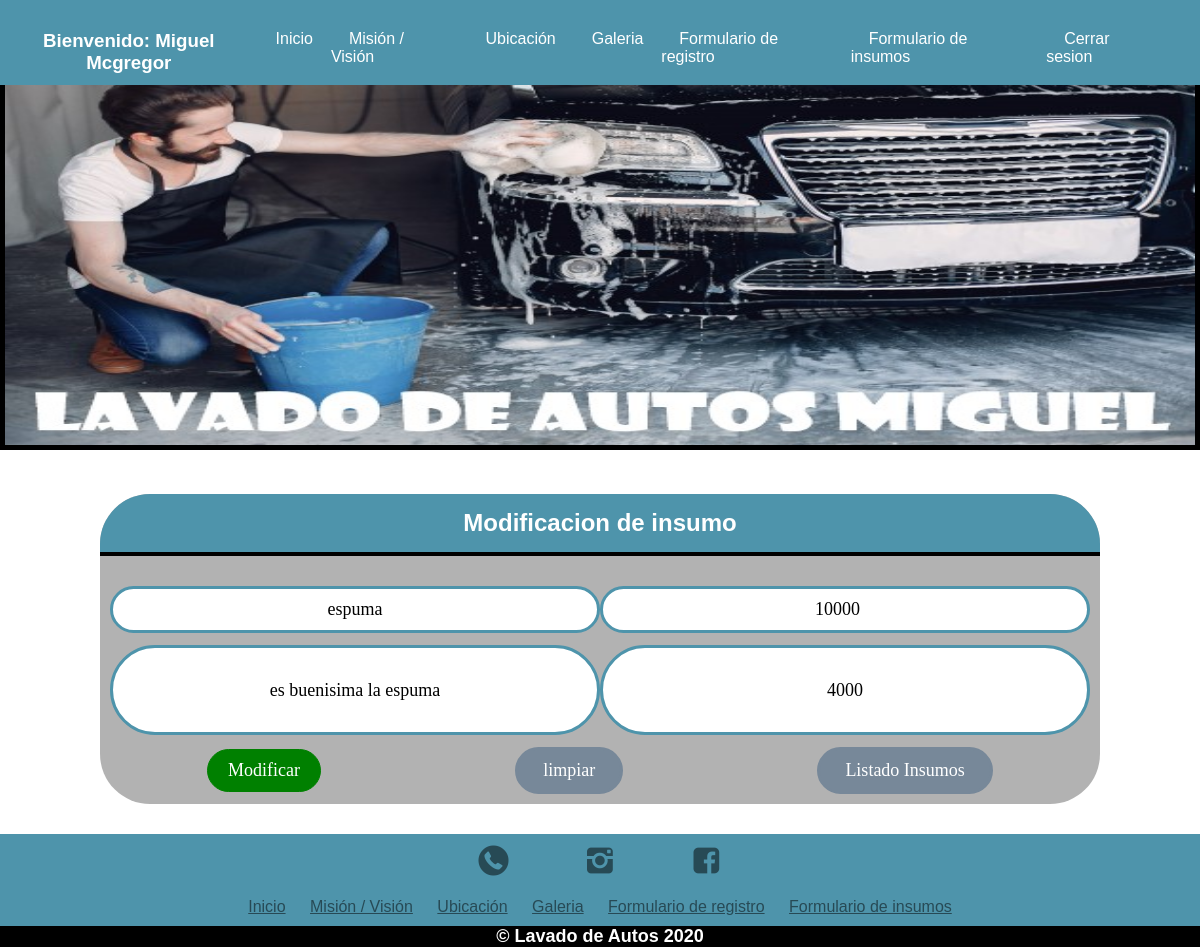
Before: /buscar/espuma/ (signed in) with the older database file.
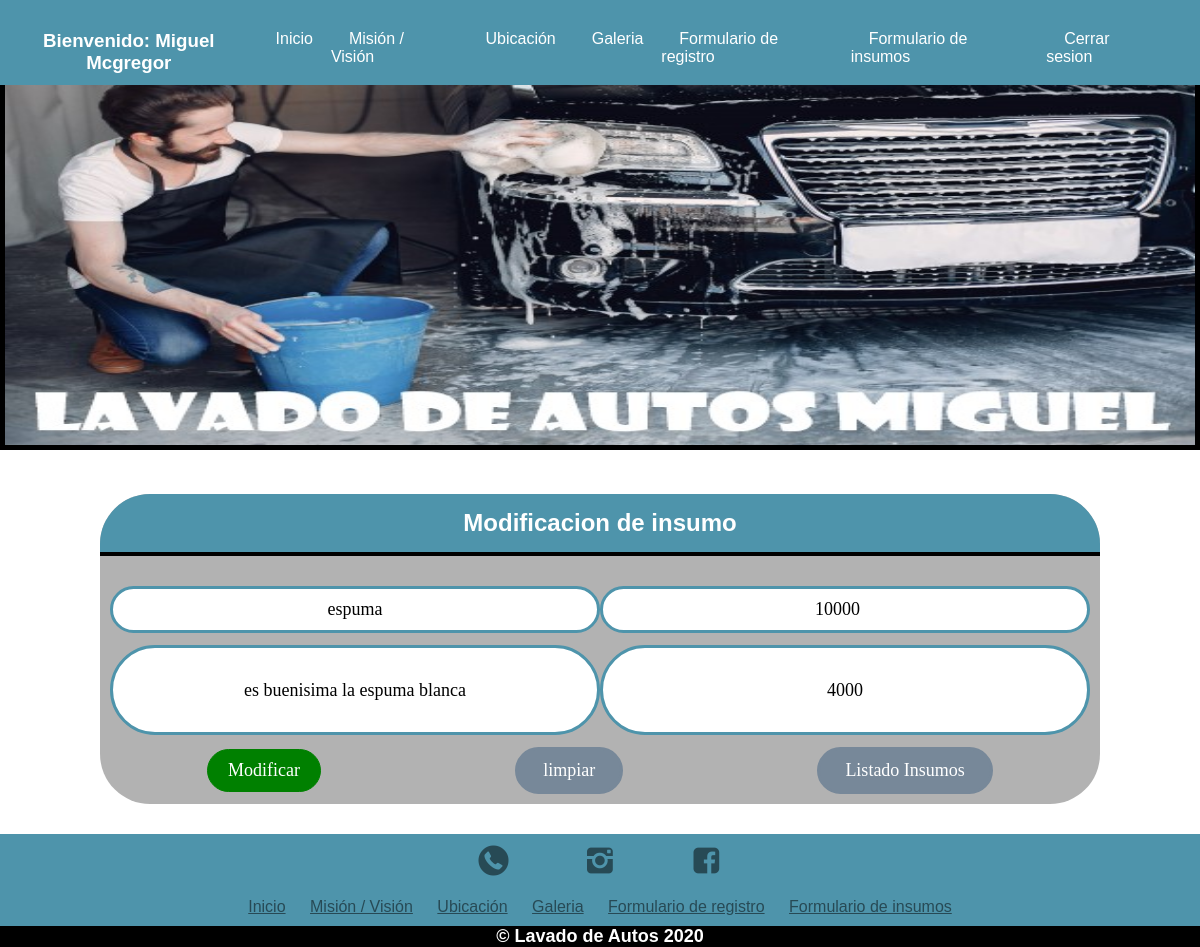
After: the same page with the newer database file.
### miProyectodwy/models.py (models this page shows, shortened)
class Insumos(models.Model):
    nombre = models.CharField(max_length=120,primary_key=True)
    precio = models.IntegerField()
    descripcion = models.TextField()
    stock = models.IntegerField()

### miProyectodwy/views.py (the view)
# urls.py: path('buscar/<id>/',buscar,name='BUSCAR'),
@login_required(login_url='/login/')
def buscar(request,id):
    try:
        insumo = Insumos.objects.get(nombre=id)
        sliders = Slider1.objects.all()
        return render(request,'web/formulario_insumo_modificar.html',{'insumo':insumo,'imagenes':sliders})
    except:
        msg='No existe insumo'
    lista = Insumos.objects.all()
    sliders = Slider1.objects.all()
    return render(request,'web/admin_insumos.html',{'lista_insumos':lista, 'msg':msg,'imagenes':sliders})

### miProyectodwy/templates/web/formulario_insumo_modificar.html (shortened to what this page needs)
{% extends "web/plantilla.html" %}
{% load static%}
{% block contenido %}
        <div class="contenedor">
            <div id="contenido">
                <div id="section2">
                    <div>
                        <form action="{% url 'MODIFICAR' %}" method="POST" class="formularioregistro" onsubmit="return validarPrecio()">
                            <h2 class="formulariotitulo"> Modificacion de insumo</h2>
                            <div class="contenedorinput">
                                <tr>
                                    <td> <input class="col-100" type="text" value="{{insumo.nombre}}" name="txtnombre" minlength="3"
                                            maxlength="120" placeholder="Ingrese Nombre" required>
                                    </td>
                                </tr>
                                <tr>
                                    <td> <input class="col-100" type="number" value="{{insumo.precio}}" name="txtprecio" id="txtprecio" minlength="1"
                                            maxlength="10" placeholder="Ingrese Precio" required> </td>
                                </tr>
                                <tr>
                                    <td> <input class="col-101" type="text" value="{{insumo.descripcion}}" name="txtdescripcion" minlength="3"
                                            maxlength="200" placeholder="Ingrese Descripcion (opcional)"> </td>
                                </tr>
                                <tr>
                                    <td> <input class="col-101" type="text" value="{{insumo.stock}}" name="txtstock"
                                            maxlength="200" placeholder="Ingrese Stock"> </td>
                                </tr>
                                <td>
                                    <input type="submit" value="Modificar" class="botonregistrar">
                                    <input type="reset" value="limpiar" class="botonlimpiar">
                                    <input type="button" onclick="ir()" value="Listado Insumos" class="botonlimpiar">
                                </td>
                            </div>
                        </form>
                    </div>
                </div>
            </div>
        </div>
    </main>
{% endblock  %}

Changed rows visible on the page:
changed Insumos "espuma": txtdescripcion "es buenisima la espuma" → "es buenisima la espuma blanca"
